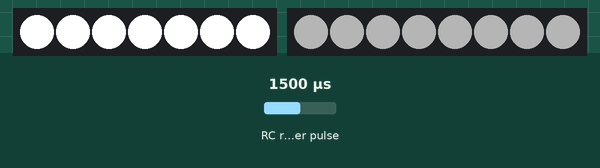
Bench run of a sketch on a simulated ATtiny85, built with avr-gcc and run on an emulated ATtiny85. Shown: 7 RGB LEDs in strip order, left to right, 8 RGB LEDs in strip order, left to right. Wiring (inferred from the names in the program): RC receiver channel: data PB2. Inputs (shaded band) come from the test bench; at power-on: RC receiver pulse 1500 µs. Dim RGB values are drawn brighter than linear.

Above: at 0.85 s.
0.9 s: RC receiver pulse (sensor on PB2) set to 1020 µs
3.9 s: RC receiver pulse (sensor on PB2) set to 1250 µs
At 25.57 s:
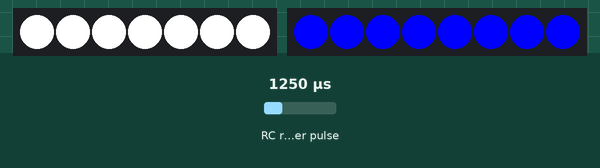
Timing chart, 0 to 26.6 s (numbered marks = the images above; inputs shaded):
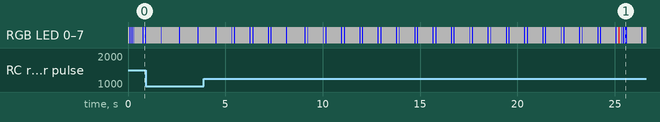

The sketch:

ev-charger-demo.ino
```cpp
#include <Adafruit_NeoPixel.h>
#ifdef __AVR__
#include <avr/power.h>
#endif

#include <Arduino_FreeRTOS.h>
#include <timers.h>
#include <task.h>
#include <queue.h>

// Pins
#define STATUS_LED_PIN 13
#define CHARGER_CAR_DETECT_PIN 2
#define BOLLARD_LED_PIN 7
#define CHARGING_LED_PIN 6

// FreeRTOS Params and Configuration
#define STATE_QUEUE_SIZE 5
#define STATE_QUEUE_RX_WAIT pdMS_TO_TICKS(0)
#define AUTO_RELOAD_TIMER_PERIOD_STATUS pdMS_TO_TICKS(200)
#define CHARGER_TASK_DELAY pdMS_TO_TICKS(50)

// Neo Pixel Params
#define BOLLARD_LED_PIXELS 7
#define CHARGING_LED_PIXELS 8
#define PIXEL_FULL_OFF 0x00000000
#define PIXEL_FULL_WHITE 0xFF000000
#define PIXEL_FULL_RED 0x00FF0000
#define PIXEL_FULL_GREEN 0x0000FF00
#define PIXEL_FULL_BLUE 0x000000FF

// Charging Stuff
#define MAX_CHARGING 80 // The total "wakes" of inprogress for 50ms over 4 seconds
#define CHARGE_UPDATE_INTVERVAL (MAX_CHARGING / CHARGING_LED_PIXELS) // When to update a pixel
#define PRE_CHARGE_UPDATE_INTVERVAL 5 // How often to flag in pre-charge (Car detected)
#define PRE_CHARGE_FULL_TIME ((PRE_CHARGE_UPDATE_INTVERVAL * 2) * 5) // The number of times it should flash in pre-charge

// Charge State
enum class eChargerState : int {
  Null,
  VehicleVacant,
  VehicleDetected,
  ChargeinProgress,
  ChargeComplete
};

// FreeRTOS Handles
static TimerHandle_t xStatusTimer;
static TaskHandle_t xChargerTask;
static QueueHandle_t xStateQueue;

// NeoPixel Handles
// NOTE: For some reason I can init (configure) the instance in setup or they clone each other...
//   NEO_KHZ800  800 KHz bitstream (most NeoPixel products w/WS2812 LEDs)
//   NEO_KHZ400  400 KHz (classic 'v1' (not v2) FLORA pixels, WS2811 drivers)
//   NEO_GRB     Pixels are wired for GRB bitstream (most NeoPixel products)
//   NEO_RGB     Pixels are wired for RGB bitstream (v1 FLORA pixels, not v2)
//   NEO_RGBW    Pixels are wired for RGBW bitstream (NeoPixel RGBW products)
Adafruit_NeoPixel xBollardLED(BOLLARD_LED_PIXELS, BOLLARD_LED_PIN, NEO_GRBW + NEO_KHZ800);
Adafruit_NeoPixel xChargingLED(CHARGING_LED_PIXELS, CHARGING_LED_PIN, NEO_GRBW + NEO_KHZ800);

// Function Prototypes
void prvStatusCallback(TimerHandle_t xTimer);
void prvCarDetectCallback(TimerHandle_t xTimer);
void prvChargingTask(void* pvParameters);
void prvUpdatePixel(uint16_t  pixelNum, Adafruit_NeoPixel& pixelHandle, uint8_t r, uint8_t g, uint8_t b, uint8_t w);

void setup() {
  // These lines are specifically to support the Adafruit Trinket 5V 16 MHz.
  // Any other board, you can remove this part (but no harm leaving it):
#if defined(__AVR_ATtiny85__) && (F_CPU == 16000000)
  clock_prescale_set(clock_div_1);
#endif
  //  Serial.begin(9600);
  // END of Trinket-specific code.

  // Set pin mode
  pinMode(STATUS_LED_PIN, OUTPUT);
  pinMode(CHARGER_CAR_DETECT_PIN, INPUT_PULLUP);
  attachInterrupt(digitalPinToInterrupt(CHARGER_CAR_DETECT_PIN), prvCarDetectISR, CHANGE);

  // Start Pixels
  xBollardLED.begin();
  xChargingLED.begin();

  // Setup the queue
  xStateQueue = xQueueCreate(STATE_QUEUE_SIZE, sizeof(eChargerState));

  // Status Timer
  xStatusTimer = xTimerCreate(
                   "Status",
                   AUTO_RELOAD_TIMER_PERIOD_STATUS,
                   pdTRUE,
                   0,
                   prvStatusCallback);

  // Charging Task
  xChargerTask = xTaskCreate(
                   prvChargingTask,
                   "Charging",
                   128,
                   NULL,
                   1,
                   NULL);

  // Start scheduler
  // I should probably check if populated/started correctly
  xTimerStart(xStatusTimer, 0);
  vTaskStartScheduler();
}

void loop() {
  // NA
}

// Provides a blink status at the board led
static void prvStatusCallback(TimerHandle_t xTimer) {
  (void) xTimer;
  // Toggle board LED
  digitalWrite(STATUS_LED_PIN, !digitalRead(STATUS_LED_PIN));
}


// Detects if a car is detected
static void prvCarDetectISR() {
  BaseType_t xHigherPriorityTaskWoken;
  eChargerState transition;
  // Check if high or low and enqueue it
  digitalRead(CHARGER_CAR_DETECT_PIN) ? transition = eChargerState::VehicleVacant : transition = eChargerState::VehicleDetected;
  xQueueSendFromISR(xStateQueue, &transition, xHigherPriorityTaskWoken);
}

// Manages the charging task
static void prvChargingTask(void* pvParameters) {
  (void) pvParameters;

  // Variables
  uint16_t count = 0;
  uint16_t pixelNum = 0;
  eChargerState state = eChargerState::VehicleVacant;
  bool stateChange = true;

  // Clear LEDs
  xBollardLED.fill(PIXEL_FULL_WHITE, 0, 0);
  xChargingLED.clear();
  xBollardLED.show();
  xChargingLED.show();

  // Run
  for (;;) {
    // Check state queue
    eChargerState transition;
    if (xQueueReceive(xStateQueue, &transition, STATE_QUEUE_RX_WAIT) == pdPASS) {
      // We got new transition, do something...
      state = transition;
      bool stateChange = true;
    }

    // Execute based on state
    switch (state) {
      case eChargerState::VehicleVacant:
        // Clear and wait for a vehicle
        pixelNum = 0;
        count = 0;
        xChargingLED.fill(0x3F000000, 0, 0);
        break;
      case eChargerState::VehicleDetected:
        // Flash blue a few times
        if ((++count / PRE_CHARGE_UPDATE_INTVERVAL) % 2 == 0) {
          xChargingLED.fill(PIXEL_FULL_BLUE, 0, 0);
        } else {
          xChargingLED.clear();
        }
        // Check if ready to transition
        if (count == PRE_CHARGE_FULL_TIME) {
          // Clear and transistion to in progress
          pixelNum = 0;
          count = 0;
          xChargingLED.clear();
          state = eChargerState::ChargeinProgress;
        }
        break;
      case eChargerState::ChargeinProgress:
        // Increment and update
        prvUpdatePixel(++count / CHARGE_UPDATE_INTVERVAL, xChargingLED, 0, 255, 0, 0);
        // Check if at full charge
        if (count >= MAX_CHARGING) {
          // Complete
          state = eChargerState::ChargeComplete;
          // xChargingLED.clear();
        }
        break;
      case eChargerState::ChargeComplete:
        // Set all green
        xChargingLED.fill(PIXEL_FULL_GREEN, 0, 0);
        break;
      default:
        // Should never reach
        xChargingLED.fill(PIXEL_FULL_RED, 0, 0);
        // xChargingLED.getPixelColor(0) > 0 ? xChargingLED.fill(0, 0, 0) : xChargingLED.fill(PIXEL_FULL_RED, 0, 0);
        break;
    }

    // Show
    xBollardLED.show();
    xChargingLED.show();

    // Delay
    vTaskDelay(CHARGER_TASK_DELAY);
  }
}

static void prvUpdatePixel(uint16_t  pixelNum, Adafruit_NeoPixel & pixelHandle, uint8_t r, uint8_t g, uint8_t b, uint8_t w) {
  for (int i = 0; i < pixelNum; i++) {
    pixelHandle.setPixelColor(i, pixelHandle.Color(r, g, b, w));
    pixelHandle.show();
  }
}
```
